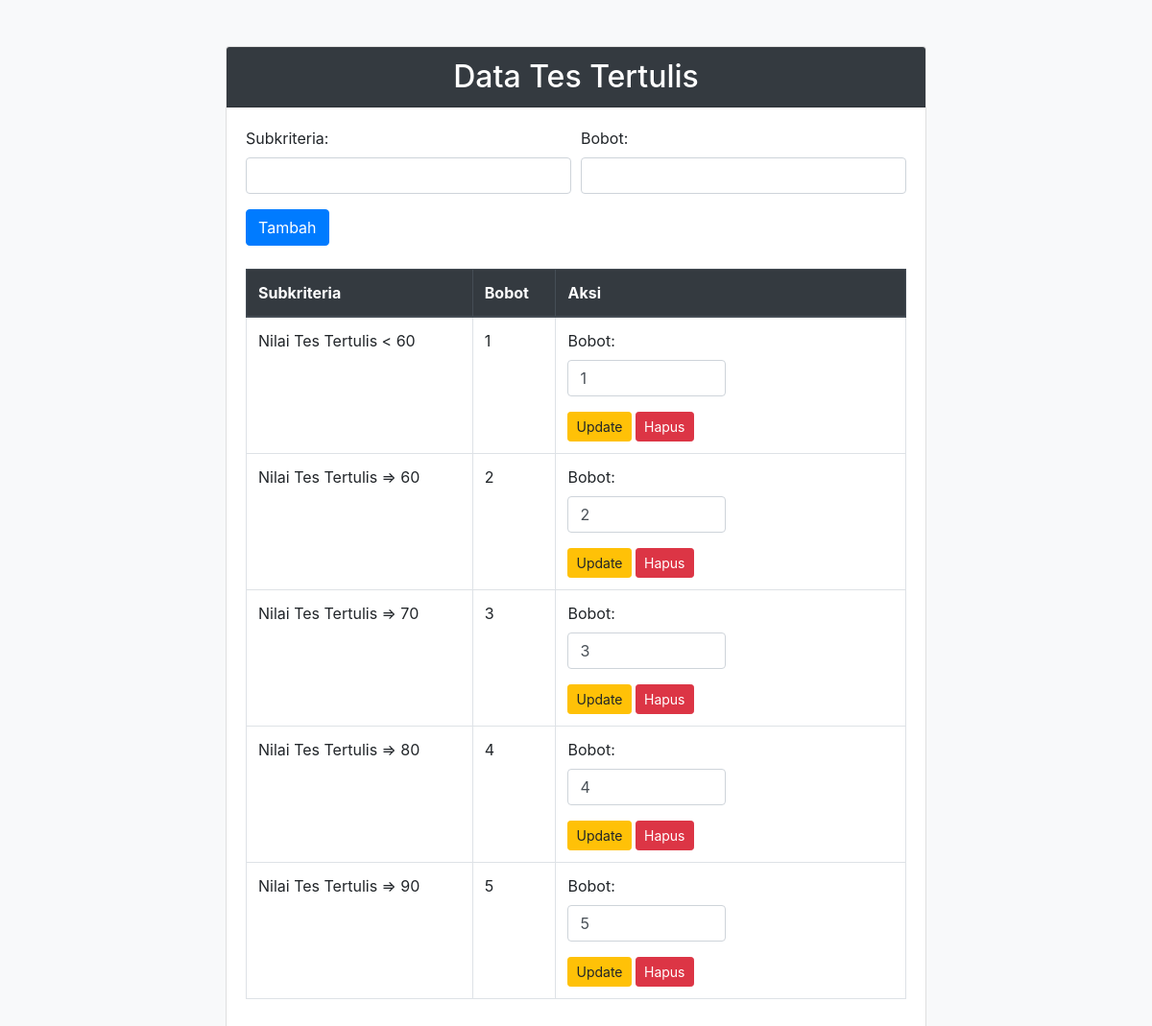
Screenshot of /data_tes_tulis.php with the database file from the repository.
### tables this page shows
CREATE TABLE IF NOT EXISTS `subkriteria_nilai_tertulis` (
  `Subkriteria` varchar(50) NOT NULL,
  `Bobot` int NOT NULL,
  PRIMARY KEY (`Subkriteria`)
);

### data_tes_tulis.php (the view, shortened to what this page needs)
<?php
include 'koneksi.php';
function ambilDataTesTertulis()
{
    global $koneksi;
    $query = "SELECT * FROM Subkriteria_Nilai_Tertulis";
    $result = mysqli_query($koneksi, $query);
    $dataTesTertulis = [];
    while ($row = mysqli_fetch_assoc($result)) {
        $dataTesTertulis[] = $row;
    }
    return $dataTesTertulis;
}
$dataTesTertulis = ambilDataTesTertulis();
?>
<!DOCTYPE html>
<html lang="en">
<head>
    <link href="https://stackpath.bootstrapcdn.com/bootstrap/4.3.1/css/bootstrap.min.css" rel="stylesheet">
</head>
<body class="bg-light">
    <div class="container mt-5">
        <div class="row">
            <div class="col-md-8 offset-md-2">
                <div class="card">
                    <div class="card-header bg-dark text-white">
                        <h2 class="text-center mb-0">Data Tes Tertulis</h2>
                    </div>
                    <div class="card-body">
                        <form method="post" action="" class="mb-4">
                            <div class="form-row">
                                <div class="form-group col-md-6">
                                    <label for="subkriteria">Subkriteria:</label>
                                    <input type="text" name="subkriteria" class="form-control" required>
                                </div>
                                <div class="form-group col-md-6">
                                    <label for="bobot">Bobot:</label>
                                    <input type="text" name="bobot" class="form-control" required>
                                </div>
                            </div>
                            <button type="submit" name="tambah" class="btn btn-primary">Tambah</button>
                        </form>
                        <table class="table table-bordered">
                            <thead class="thead-dark">
                                <tr>
                                    <th>Subkriteria</th>
                                    <th>Bobot</th>
                                    <th>Aksi</th>
                                </tr>
                            </thead>
                            <tbody>
                                <?php foreach ($dataTesTertulis as $tesTertulis) : ?>
                                    <tr>
                                        <td><?= $tesTertulis['Subkriteria']; ?></td>
                                        <td><?= $tesTertulis['Bobot']; ?></td>
                                        <td>
                                            <form method="post" action="?aksi=update&subkriteria=<?= $tesTertulis['Subkriteria']; ?>" style="display: inline;">
                                                <div class="form-row">
                                                    <div class="form-group col-md-6">
                                                        <label for="bobot">Bobot:</label>
                                                        <input type="text" name="bobot" class="form-control" value="<?= $tesTertulis['Bobot']; ?>" required>
                                                    </div>
                                                </div>
                                                <button type="submit" class="btn btn-warning btn-sm">Update</button>
                                            </form>
                                            <a href="?aksi=hapus&subkriteria=<?= $tesTertulis['Subkriteria']; ?>" class="btn btn-danger btn-sm" onclick="return confirm('Apakah Anda yakin ingin menghapus data tes tertulis ini?')">Hapus</a>
                                        </td>
                                    </tr>
                                <?php endforeach; ?>
                            </tbody>
                        </table>
                    </div>
                </div>
            </div>
        </div>
    </div>
</body>
</html>

### rows the page displays
subkriteria_nilai_tertulis: Subkriteria "Nilai Tes Tertulis < 60", Bobot "1", bobot "1"
subkriteria_nilai_tertulis: Subkriteria "Nilai Tes Tertulis => 60", Bobot "2", bobot "2"
subkriteria_nilai_tertulis: Subkriteria "Nilai Tes Tertulis => 70", Bobot "3", bobot "3"
subkriteria_nilai_tertulis: Subkriteria "Nilai Tes Tertulis => 80", Bobot "4", bobot "4"
subkriteria_nilai_tertulis: Subkriteria "Nilai Tes Tertulis => 90", Bobot "5", bobot "5"
